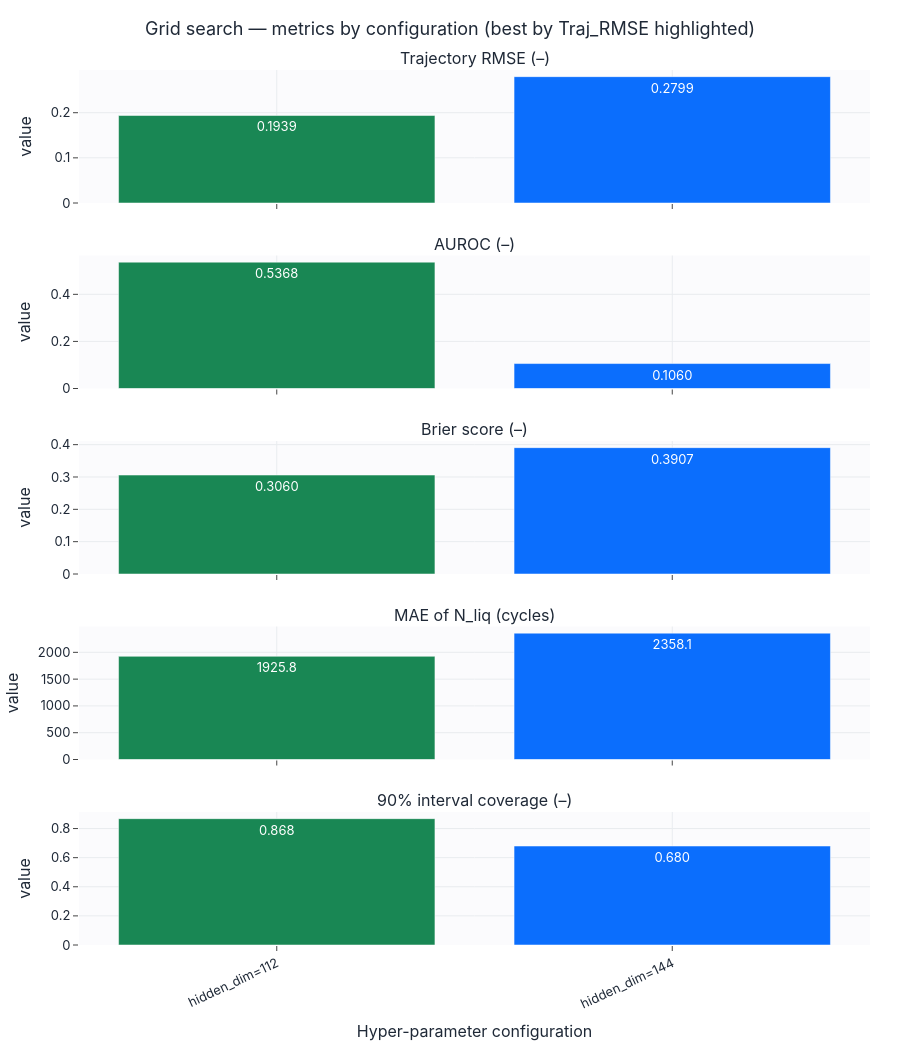

This figure's notebook cell:
### Markdown cell above
## Шаг 1. Grid search и сохранение гиперпараметров

### Code cell
# >>> Метрика, по которой grid search выбирает лучшие гиперпараметры <<<
SELECTION_METRIC = "Traj_RMSE"   # например: "Traj_RMSE", "Brier", "AUROC", "N_liq_MAE", "val_loss"
DASHBOARD_METRICS = ["Traj_RMSE", "AUROC", "Brier", "N_liq_MAE", "Coverage_90"]

fixed = dict(static_dim=static_dim, prefix_dim=prefix_dim, seq_dim=seq_dim, seq_len=config.seq_len,
             prefix_len=config.prefix_len, max_cycle_reference=config.max_cycle_reference,
             use_trigger_head=True, structured_post_event=True, use_crr_damage=True, integrator="euler")
grid = {"hidden_dim": [112, 144]}
res, best = grid_search(lambda p: EVTNeuralSSM(**fixed, **p), grid, gs_train, gs_val,
                        config, device, search_epochs=2, score_metric=SELECTION_METRIC)
print("Selection metric:", SELECTION_METRIC, "| best:", best)
display(english_metric_table(res).round(4))
write_hyperparams(MODELS_DIR, "evt_ssm", {"model_type": "EVTNeuralSSM", "display_name": "EVT-NeuralSSM",
                  "model_kwargs": {**fixed, **best},
                  "search": {"grid": grid, "score_metric": SELECTION_METRIC, "best": best}})
show_grid_dashboard(res, grid, SELECTION_METRIC, DASHBOARD_METRICS, "2_3_grid_search").show()

### Figure 1 — Plotly figure (JSON) as saved in the notebook; plotly's stock layout.template omitted (floating-point values rounded to 4 significant figures)
{"data": [{"marker": {"color": ["#198754", "#0b6efd"]}, "showlegend": false, "text": ["0.1939", "0.2799"], "textposition": "auto", "type": "bar", "x": ["hidden_dim=112", "hidden_dim=144"], "xaxis": "x", "y": [0.1939, 0.2799], "yaxis": "y"}, {"marker": {"color": ["#198754", "#0b6efd"]}, "showlegend": false, "text": ["0.5368", "0.1060"], "textposition": "auto", "type": "bar", "x": ["hidden_dim=112", "hidden_dim=144"], "xaxis": "x2", "y": [0.5368, 0.106], "yaxis": "y2"}, {"marker": {"color": ["#198754", "#0b6efd"]}, "showlegend": false, "text": ["0.3060", "0.3907"], "textposition": "auto", "type": "bar", "x": ["hidden_dim=112", "hidden_dim=144"], "xaxis": "x3", "y": [0.306, 0.3907], "yaxis": "y3"}, {"marker": {"color": ["#198754", "#0b6efd"]}, "showlegend": false, "text": ["1925.8", "2358.1"], "textposition": "auto", "type": "bar", "x": ["hidden_dim=112", "hidden_dim=144"], "xaxis": "x4", "y": [1926.0, 2358.0], "yaxis": "y4"}, {"marker": {"color": ["#198754", "#0b6efd"]}, "showlegend": false, "text": ["0.868", "0.680"], "textposition": "auto", "type": "bar", "x": ["hidden_dim=112", "hidden_dim=144"], "xaxis": "x5", "y": [0.8681, 0.68], "yaxis": "y5"}], "layout": {"annotations": [{"font": {"size": 16}, "showarrow": false, "text": "Trajectory RMSE (–)", "x": 0.5, "xanchor": "center", "xref": "paper", "y": 1.0, "yanchor": "bottom", "yref": "paper"}, {"font": {"size": 16}, "showarrow": false, "text": "AUROC (–)", "x": 0.5, "xanchor": "center", "xref": "paper", "y": 0.788, "yanchor": "bottom", "yref": "paper"}, {"font": {"size": 16}, "showarrow": false, "text": "Brier score (–)", "x": 0.5, "xanchor": "center", "xref": "paper", "y": 0.576, "yanchor": "bottom", "yref": "paper"}, {"font": {"size": 16}, "showarrow": false, "text": "MAE of N_liq (cycles)", "x": 0.5, "xanchor": "center", "xref": "paper", "y": 0.364, "yanchor": "bottom", "yref": "paper"}, {"font": {"size": 16}, "showarrow": false, "text": "90% interval coverage (–)", "x": 0.5, "xanchor": "center", "xref": "paper", "y": 0.152, "yanchor": "bottom", "yref": "paper"}], "height": 1050, "title": {"text": "Grid search — metrics by configuration (best by Traj_RMSE highlighted)"}, "xaxis": {"anchor": "y", "domain": [0.0, 1.0], "matches": "x5", "showticklabels": false}, "xaxis2": {"anchor": "y2", "domain": [0.0, 1.0], "matches": "x5", "showticklabels": false}, "xaxis3": {"anchor": "y3", "domain": [0.0, 1.0], "matches": "x5", "showticklabels": false}, "xaxis4": {"anchor": "y4", "domain": [0.0, 1.0], "matches": "x5", "showticklabels": false}, "xaxis5": {"anchor": "y5", "domain": [0.0, 1.0], "tickangle": -25, "title": {"text": "Hyper-parameter configuration"}}, "yaxis": {"anchor": "x", "domain": [0.848, 1.0], "title": {"text": "value"}}, "yaxis2": {"anchor": "x2", "domain": [0.636, 0.788], "title": {"text": "value"}}, "yaxis3": {"anchor": "x3", "domain": [0.424, 0.576], "title": {"text": "value"}}, "yaxis4": {"anchor": "x4", "domain": [0.212, 0.364], "title": {"text": "value"}}, "yaxis5": {"anchor": "x5", "domain": [0.0, 0.152], "title": {"text": "value"}}}}
